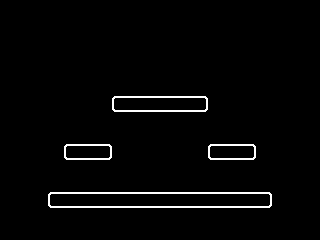

Rendered tile map (Tiled .tmx) drawn with the repository's tilesets; below, a short description and the full map source, tile grids included:
An orthogonal 20x15 tile map with 16x16 px tiles, 1 tile layer (tiles) and 3 objects (3x player).

<map version="1.2" tiledversion="1.3.4" orientation="orthogonal" renderorder="right-down" width="20" height="15" tilewidth="16" tileheight="16" infinite="0" nextlayerid="3" nextobjectid="4">
 <editorsettings>
  <export target="../build/level.json" format="json" />
 </editorsettings>
 <tileset firstgid="1" name="Tiles" tilewidth="16" tileheight="16" tilecount="3" columns="3">
  <image source="../build/tiles.png" width="48" height="16" />
 </tileset>
 <layer id="1" name="tiles" width="20" height="15">
  <data encoding="csv">
0,0,0,0,0,0,0,0,0,0,0,0,0,0,0,0,0,0,0,0,
0,0,0,0,0,0,0,0,0,0,0,0,0,0,0,0,0,0,0,0,
0,0,0,0,0,0,0,0,0,0,0,0,0,0,0,0,0,0,0,0,
0,0,0,0,0,0,0,0,0,0,0,0,0,0,0,0,0,0,0,0,
0,0,0,0,0,0,0,0,0,0,0,0,0,0,0,0,0,0,0,0,
0,0,0,0,0,0,0,0,0,0,0,0,0,0,0,0,0,0,0,0,
0,0,0,0,0,0,0,1,2,2,2,2,3,0,0,0,0,0,0,0,
0,0,0,0,0,0,0,0,0,0,0,0,0,0,0,0,0,0,0,0,
0,0,0,0,0,0,0,0,0,0,0,0,0,0,0,0,0,0,0,0,
0,0,0,0,1,2,3,0,0,0,0,0,0,1,2,3,0,0,0,0,
0,0,0,0,0,0,0,0,0,0,0,0,0,0,0,0,0,0,0,0,
0,0,0,0,0,0,0,0,0,0,0,0,0,0,0,0,0,0,0,0,
0,0,0,1,2,2,2,2,2,2,2,2,2,2,2,2,3,0,0,0,
0,0,0,0,0,0,0,0,0,0,0,0,0,0,0,0,0,0,0,0,
0,0,0,0,0,0,0,0,0,0,0,0,0,0,0,0,0,0,0,0
</data>
 </layer>
 <objectgroup id="2" name="things">
  <object id="1" name="player_1" type="player" x="80" y="128" width="16" height="16">
   <properties>
    <property name="player" type="int" value="1" />
   </properties>
  </object>
  <object id="2" name="player_2" type="player" x="224" y="128" width="16" height="16">
   <properties>
    <property name="player" type="int" value="2" />
   </properties>
  </object>
  <object id="3" name="player_2" type="player" x="224" y="128" width="16" height="16">
   <properties>
    <property name="player" type="int" value="2" />
   </properties>
  </object>
 </objectgroup>
</map>